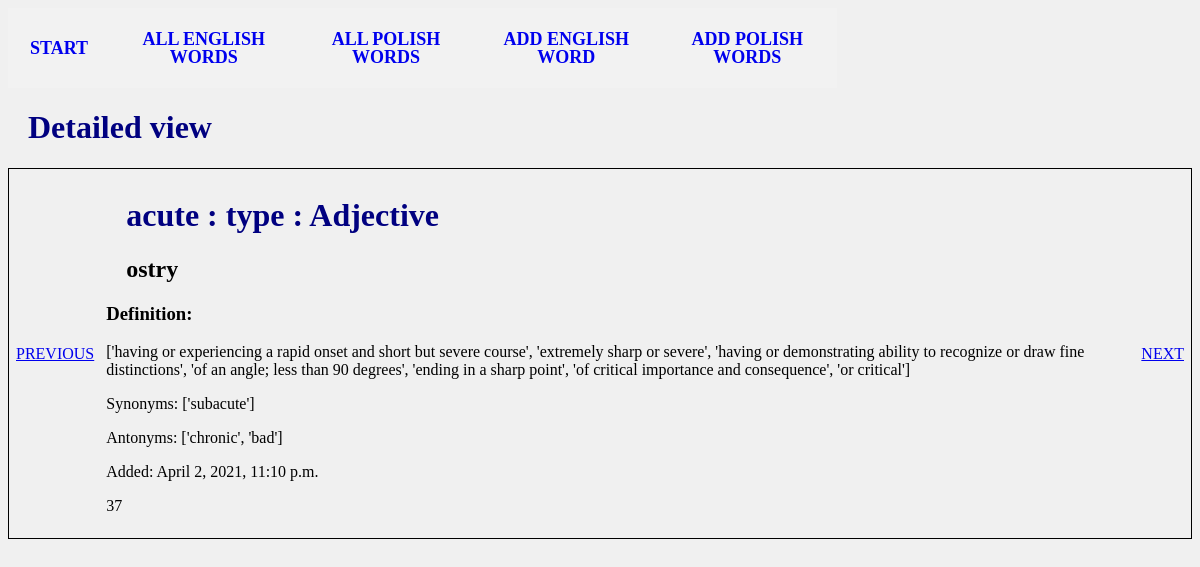
The app's page /wordslearn/37/ with its own data.
### wordslearn/models.py (models this page shows, shortened)
class Word(models.Model):
    word = models.CharField(max_length=200, null=False, help_text='Enter the word')
    date_of_add = models.DateTimeField(auto_now=True, blank=True, help_text='date added')
    definition = models.CharField(max_length=200, blank=True, null=False, help_text='Enter the definition of english word')
    synonym = models.CharField(max_length=200, blank=True, null=False, help_text='Enter the synonym of english word')
    antonym = models.CharField(max_length=200, blank=True, null=False, help_text='Enter the antonym of english word')
    class Meta:
        abstract = True
        ordering = ["word"]
    def __str__(self):
        string_representation = "{} {} {} {} ".format(self.id, self.word, self.date_of_add, self.definition)
        return string_representation

class WordEng(Word):
    word_type = models.CharField(max_length=30, choices=wordDefinitions.ENG_WORD_TYPES, help_text='Select type of word', blank=True)
    def display_polword(self):
        """Create a string for the translation. This is required to display WordEng in Admin."""
        return ', '.join(str(w.word) for w in self.wordpol_set.all())
    def display_translations(self):
        return ', '.join(str(w.word) for w in self.wordpol_set.all())
    display_polword.short_description = 'Polish Word'
    def __str__(self):
        string_representation = super(WordEng, self).__str__() + " {} ".format(self.word_type)
        return string_representation
    def Next(self):
        try:
            next_issue = WordEng.objects.filter(date_of_add__gt=self.date_of_add).order_by('date_of_add').first()
            return next_issue
        except:
            return None
    def Previous(self):
        try:
            prev_issue = WordEng.objects.filter(date_of_add__lt=self.date_of_add).order_by('date_of_add').first()
            return prev_issue
        except:
            return None

class WordPol(Word):
    wordsEng = models.ManyToManyField(WordEng)
    word_type = models.CharField(max_length=30, choices=wordDefinitions.POL_WORD_TYPES, help_text='Select type of word', blank=True)
    def display_engword(self):
        """Create a string for the translation. This is required to display WordEng in Admin."""
        return ', '.join(str(w.word) for w in self.wordsEng.all())
    display_engword.short_description = 'English Word'

### wordslearn/views.py (the view)
# urls.py: path('<int:word_id>/', views.detail, name="detail"),
def detail(request, word_id):
	word = None
	print("[views.py] get detail for {}".format(word_id))
	try:
		word = WordEng.objects.get(pk=word_id)
	except WordEng.DoesNotExist:
		print("WordEng does not exist")
	if not word:
		try:
			word = WordPol.objects.get(pk=word_id)
		except WordPol.DoesNotExist:
			print("WordPol does not exist")
	print("get detailes for word: {}".format(word))
	context = {'word': word}
	return render(request, 'wordslearn/detailed_view.html', context)

### wordslearn/templates/wordslearn/detailed_view.html (shortened to what this page needs)
{% extends "base_generic.html" %}
{% block content %}
<h1>Detailed view</h1>
<table style="border:1px solid black;margin-left:auto;margin-right:auto;">
    <tr>
        <td>{% if word.Previous is not none %}
                <a href="{% url 'wordslearn:detail' word.Previous.id %}"> PREVIOUS </a>
            {% else %}
                <a> PREVIOUS </a>cd ..
            {% endif %}
        </td>
        <td>
        {% if word  %}
            <h1>
            {% if word.word %}
                {{ word.word }}
            {% endif %}
            {% if word.word_type %}
                : type : {{ word.word_type }}
            {% endif %}
            </h1>
            <h2> {{ word.display_translations }} </h2>
            {% if word.definition %}
            <h3>Definition:</h3>
                <p> {{ word.definition }}</p>
            {% endif %}
            {% if word.synonym %}
                <p>Synonyms: {{ word.synonym }}</p>
            {% endif %}
            {% if word.antonym %}
                <p>Antonyms: {{ word.antonym }}</p>
            {% endif %}
                <p> Added: {{ word.date_of_add }}</p>
            <p>{{word.id}}</p>
        {% else %}
            <p>Word does not exists in the database</p>
        {% endif %}
        </td>
        <td>{% if word.Next is not none %}
            <a href="{% url 'wordslearn:detail' word.Next.id %}"> NEXT </a>
        {% else %}
            <a> NEXT </a>
        {% endif %}
        </td>
    </tr>
</table>
{% endblock %}

### wordslearn/static/css/mystyle.css (style rules this page uses)
body { background-color : rgb(240, 240, 240); }
h1 { color: navy; margin-left: 20px; }
h2 { color: black; margin-left: 20px; }
th, td { padding: 5px; text-align: left; }

### records on screen
WordEng: word "acute", word_type "Adjective", display_translations "ostry", definition "['having or experiencing a rapid onset and short but severe course', 'extremely sharp or severe', 'having or demonstrating ability to recognize or draw fine distinctions', 'of an angle; less than 90 degrees', 'ending in a sharp point', 'of critical importance and consequence', 'or critical']", synonym "['subacute']", antonym "['chronic', 'bad']", date_of_add "April 2, 2021, 11:10 p.m.", id "37"
